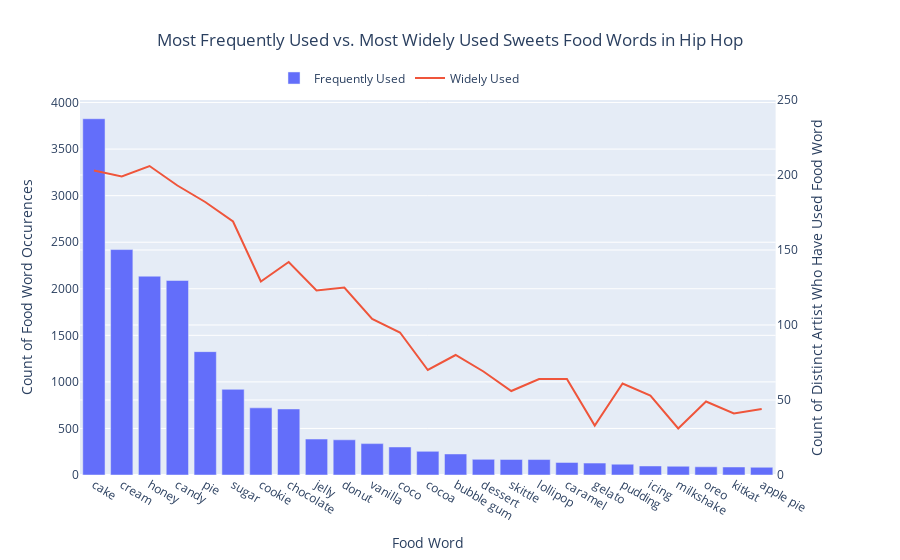

Write notebook code for a chart like this one.
### Code cell
# Create figure with secondary y-axis
fig = make_subplots(specs=[[{"secondary_y": True}]])

# Add traces
fig.add_trace(
    go.Bar(x=top_sweets_food_words_plot_df['food_word'],
               y=top_sweets_food_words_plot_df['sum_of_food_word_count'],
               name="Frequently Used"),
    secondary_y=False,
)

fig.add_trace(
    go.Scatter(x=top_sweets_food_words_plot_df['food_word'],
               y=top_sweets_food_words_plot_df['count_of_unique_artists'],
               name="Widely Used"),
    secondary_y=True,
)

# Add figure title
fig.update_layout(
    title={
        'text': "Most Frequently Used vs. Most Widely Used Sweets Food Words in Hip Hop",
        'y':0.94,
        'x':0.5,
        'xanchor': 'center',
        'yanchor': 'top'}
)

# Set x-axis title
fig.update_xaxes(title_text="Food Word")

# Set y-axes titles
fig.update_yaxes(title_text="Count of Food Word Occurences", secondary_y=False)
fig.update_yaxes(title_text="Count of Distinct Artist Who Have Used Food Word", secondary_y=True)
fig.update_yaxes(range=[0,250], secondary_y=True)
fig.update_layout(legend=dict(
    orientation="h",
    yanchor="bottom",
    y=1.02,
    xanchor="right",
    x=0.6
))

fig.show()

### Figure 1 — Plotly figure (JSON) as saved in the notebook; plotly's stock layout.template omitted (floating-point values rounded to 4 significant figures)
{"data": [{"name": "Frequently Used", "type": "bar", "x": ["cake", "cream", "honey", "candy", "pie", "sugar", "cookie", "chocolate", "jelly", "donut", "vanilla", "coco", "cocoa", "bubble gum", "dessert", "skittle", "lollipop", "caramel", "gelato", "pudding", "icing", "milkshake", "oreo", "kitkat", "apple pie"], "xaxis": "x", "y": [3826, 2421, 2135, 2089, 1325, 920, 721, 709, 386, 378, 337, 301, 254, 226, 168, 167, 166, 135, 128, 116, 97, 94, 88, 86, 83], "yaxis": "y"}, {"name": "Widely Used", "type": "scatter", "x": ["cake", "cream", "honey", "candy", "pie", "sugar", "cookie", "chocolate", "jelly", "donut", "vanilla", "coco", "cocoa", "bubble gum", "dessert", "skittle", "lollipop", "caramel", "gelato", "pudding", "icing", "milkshake", "oreo", "kitkat", "apple pie"], "xaxis": "x", "y": [203, 199, 206, 193, 182, 169, 129, 142, 123, 125, 104, 95, 70, 80, 69, 56, 64, 64, 33, 61, 53, 31, 49, 41, 44], "yaxis": "y2"}], "layout": {"legend": {"orientation": "h", "x": 0.6, "xanchor": "right", "y": 1.02, "yanchor": "bottom"}, "title": {"text": "Most Frequently Used vs. Most Widely Used Sweets Food Words in Hip Hop", "x": 0.5, "xanchor": "center", "y": 0.94, "yanchor": "top"}, "xaxis": {"anchor": "y", "domain": [0, 0.94], "title": {"text": "Food Word"}}, "yaxis": {"anchor": "x", "domain": [0, 1], "title": {"text": "Count of Food Word Occurences"}}, "yaxis2": {"anchor": "x", "overlaying": "y", "range": [0, 250], "side": "right", "title": {"text": "Count of Distinct Artist Who Have Used Food Word"}}}}
